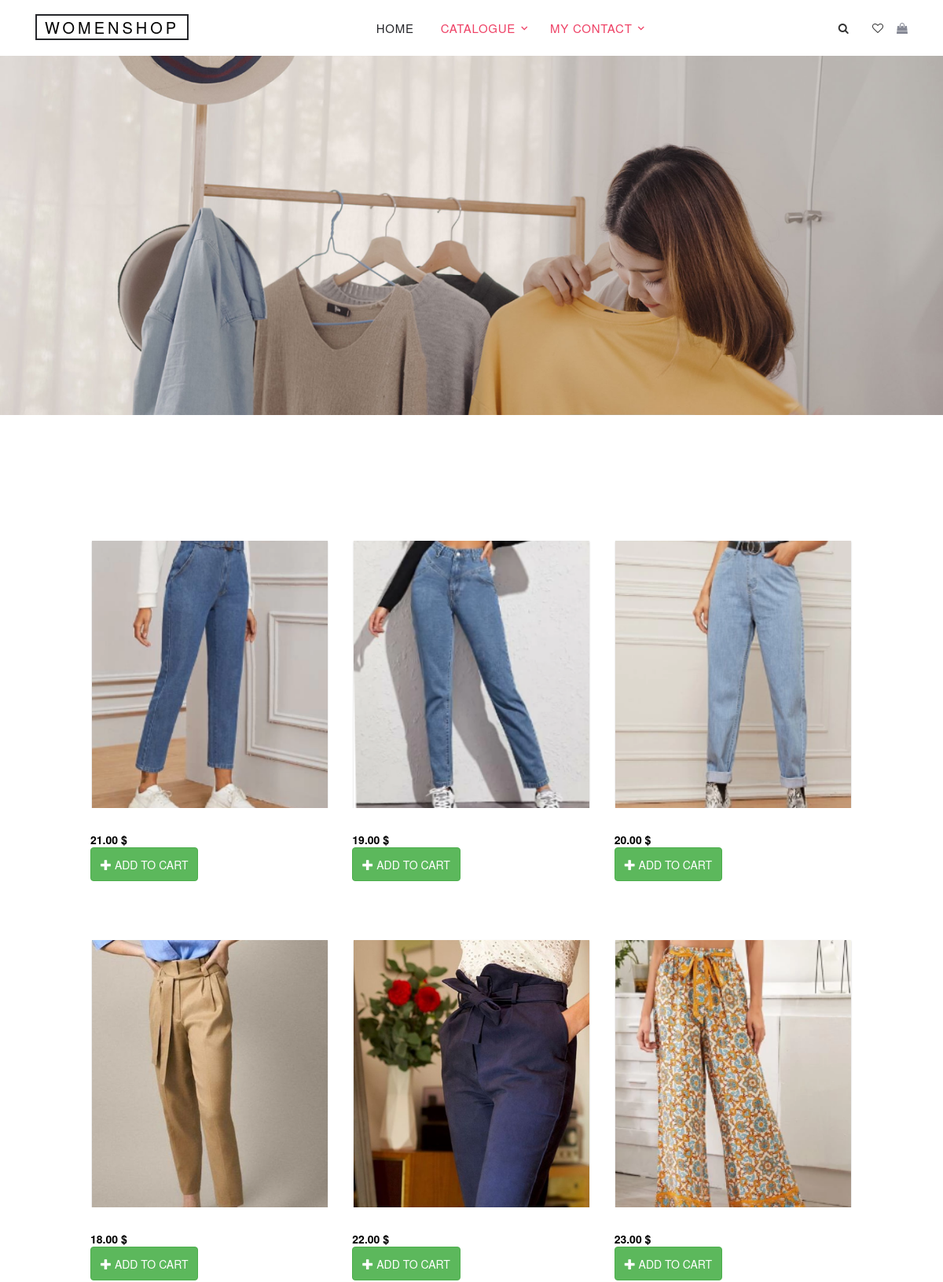
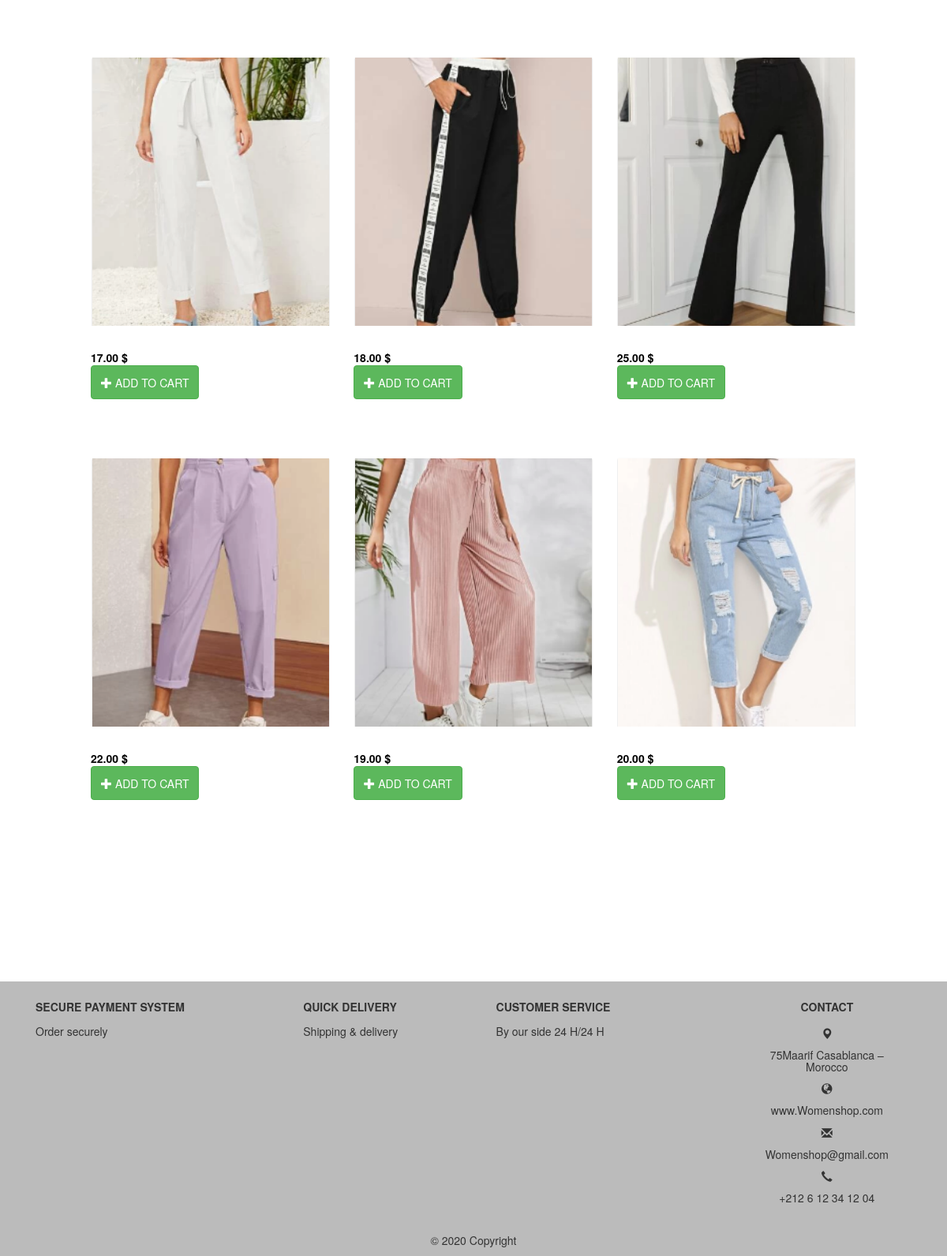
Screenshot of /Pants.php with the database file from the repository (2 pictures, top to bottom).
### tables this page shows
CREATE TABLE `produit` (
id INT UNSIGNED AUTO_INCREMENT ,
nom_prod varchar(50),
categorie varchar(50) references categories(categorie), 
prix INT,
photo varchar(50),
PRIMARY KEY  (`id`,`nom_prod`)
);

### Pants.php (the view)
<?php
require_once 'header/header.php';
require_once 'dbconnexion.php';
?>
<section>
<div id="contenu">
<div class="row" style="margin-right:100px; margin-left:100px;">
          <div class="col-lg-4 col-md-6 item-entry mb-4">
            <div class="product-item md-height bg-white d-block">
             <img src="pantalon/p1.png"  alt="Image" class="img-fluid">
            </div>
             <?php
                $reponse = $conn->query("SELECT * FROM produit where nom_prod = 'pant1'");
                $donnees = $reponse->fetch();
                ?>
            <strong class="item-price"><?php echo number_format($donnees['prix'],2)." "."$";?></strong>
            <form method="POST" action="addToPanier.php?id=<?php echo $donnees['id'];?>">
            <button type="submit" class="btn btn-success a-btn-slide-text">
            <span class="glyphicon glyphicon-plus" aria-hidden="true"></span>
            <span>Add to cart</span>
            </button>
            </form>
          </div>
         <div class="col-lg-4 col-md-6 item-entry mb-4">
            <div class="product-item md-height bg-white d-block">
             <img src="pantalon/p2.png"  alt="Image" class="img-fluid">
            </div>
             <?php
                $reponse = $conn->query("SELECT * FROM produit where nom_prod = 'pant2'");
                $donnees = $reponse->fetch();
                ?>
            <strong class="item-price"><?php echo number_format($donnees['prix'],2)." "."$";?></strong>
            <form method="POST" action="addToPanier.php?id=<?php echo $donnees['id'];?>">
            <button type="submit" class="btn btn-success a-btn-slide-text">
            <span class="glyphicon glyphicon-plus" aria-hidden="true"></span>
            <span>Add to cart</span>
            </button>            </form>
          </div>
          <div class="col-lg-4 col-md-6 item-entry mb-4">
            <div class="product-item md-height bg-white d-block">
             <img src="pantalon/p3.png"  alt="Image" class="img-fluid">
            </div>
             <?php
                $reponse = $conn->query("SELECT * FROM produit where nom_prod = 'pant3'");
                $donnees = $reponse->fetch();
                ?>
            <strong class="item-price"><?php echo number_format($donnees['prix'],2)." "."$";?></strong>
            <form method="POST" action="addToPanier.php?id=<?php echo $donnees['id'];?>">
             <button type="submit" class="btn btn-success a-btn-slide-text">
            <span class="glyphicon glyphicon-plus" aria-hidden="true"></span>
            <span>Add to cart</span>
            </button>            </form>
          </div>
          <div class="col-lg-4 col-md-6 item-entry mb-4">
            <div class="product-item md-height bg-white d-block">
             <img src="pantalon/p4.png"  alt="Image" class="img-fluid">
            </div>
             <?php
                $reponse = $conn->query("SELECT * FROM produit where nom_prod = 'pant4'");
                $donnees = $reponse->fetch();
                ?>
            <strong class="item-price"><?php echo number_format($donnees['prix'],2)." "."$";?></strong>
            <form method="POST" action="addToPanier.php?id=<?php echo $donnees['id'];?>">
            <button type="submit" class="btn btn-success a-btn-slide-text">
            <span class="glyphicon glyphicon-plus" aria-hidden="true"></span>
            <span>Add to cart</span>
            </button>            </form>
          </div>
          <div class="col-lg-4 col-md-6 item-entry mb-4">
            <div class="product-item md-height bg-white d-block">
             <img src="pantalon/p5.png"  alt="Image" class="img-fluid">
            </div>
             <?php
                $reponse = $conn->query("SELECT * FROM produit where nom_prod = 'pant5'");
                $donnees = $reponse->fetch();
                ?>
            <strong class="item-price"><?php echo number_format($donnees['prix'],2)." "."$";?></strong>
            <form method="POST" action="addToPanier.php?id=<?php echo $donnees['id'];?>">
            <button type="submit" class="btn btn-success a-btn-slide-text">
            <span class="glyphicon glyphicon-plus" aria-hidden="true"></span>
            <span>Add to cart</span>
            </button>            </form>
          </div>
          <div class="col-lg-4 col-md-6 item-entry mb-4">
            <div class="product-item md-height bg-white d-block">
             <img src="pantalon/p6.png"  alt="Image" class="img-fluid">
            </div>
             <?php
                $reponse = $conn->query("SELECT * FROM produit where nom_prod = 'pant6'");
                $donnees = $reponse->fetch();
                ?>
            <strong class="item-price"><?php echo number_format($donnees['prix'],2)." "."$";?></strong>
            <form method="POST" action="addToPanier.php?id=<?php echo $donnees['id'];?>">
            <button type="submit" class="btn btn-success a-btn-slide-text">
            <span class="glyphicon glyphicon-plus" aria-hidden="true"></span>
            <span>Add to cart</span>
            </button>            </form>
          </div>
          <div class="col-lg-4 col-md-6 item-entry mb-4">
            <div class="product-item md-height bg-white d-block">
             <img src="pantalon/p7.png"  alt="Image" class="img-fluid">
            </div>
             <?php
                $reponse = $conn->query("SELECT * FROM produit where nom_prod = 'pant7'");
                $donnees = $reponse->fetch();
                ?>
            <strong class="item-price"><?php echo number_format($donnees['prix'],2)." "."$";?></strong>
            <form method="POST" action="addToPanier.php?id=<?php echo $donnees['id'];?>">
            <button type="submit" class="btn btn-success a-btn-slide-text">
            <span class="glyphicon glyphicon-plus" aria-hidden="true"></span>
            <span>Add to cart</span>
            </button>            </form>
          </div>
          <div class="col-lg-4 col-md-6 item-entry mb-4">
            <div class="product-item md-height bg-white d-block">
             <img src="pantalon/p8.png"  alt="Image" class="img-fluid">
            </div>
             <?php
                $reponse = $conn->query("SELECT * FROM produit where nom_prod = 'pant8'");
                $donnees = $reponse->fetch();
                ?>
            <strong class="item-price"><?php echo number_format($donnees['prix'],2)." "."$";?></strong>
            <form method="POST" action="addToPanier.php?id=<?php echo $donnees['id'];?>">
             <button type="submit" class="btn btn-success a-btn-slide-text">
            <span class="glyphicon glyphicon-plus" aria-hidden="true"></span>
            <span>Add to cart</span>
            </button>            </form>
          </div>
          <div class="col-lg-4 col-md-6 item-entry mb-4">
            <div class="product-item md-height bg-white d-block">
             <img src="pantalon/p9.png"  alt="Image" class="img-fluid">
            </div>
             <?php
                $reponse = $conn->query("SELECT * FROM produit where nom_prod = 'pant9'");
                $donnees = $reponse->fetch();
                ?>
            <strong class="item-price"><?php echo number_format($donnees['prix'],2)." "."$";?></strong>
            <form method="POST" action="addToPanier.php?id=<?php echo $donnees['id'];?>">
            <button type="submit" class="btn btn-success a-btn-slide-text">
            <span class="glyphicon glyphicon-plus" aria-hidden="true"></span>
            <span>Add to cart</span>
            </button>            </form>
          </div>
          <div class="col-lg-4 col-md-6 item-entry mb-4">
            <div class="product-item md-height bg-white d-block">
             <img src="pantalon/p10.png"  alt="Image" class="img-fluid">
            </div>
               <?php
                $reponse = $conn->query("SELECT * FROM produit where nom_prod = 'pant10'");
                $donnees = $reponse->fetch();
                ?>
            <strong class="item-price"><?php echo number_format($donnees['prix'],2)." "."$";?></strong>
            <form method="POST" action="addToPanier.php?id=<?php echo $donnees['id'];?>">
            <button type="submit" class="btn btn-success a-btn-slide-text">
            <span class="glyphicon glyphicon-plus" aria-hidden="true"></span>
            <span>Add to cart</span>
            </button>            </form>
          </div>
          <div class="col-lg-4 col-md-6 item-entry mb-4">
            <div class="product-item md-height bg-white d-block">
             <img src="pantalon/p11.png"  alt="Image" class="img-fluid">
            </div>
             <?php
                $reponse = $conn->query("SELECT * FROM produit where nom_prod = 'pant11'");
                $donnees = $reponse->fetch();
                ?>
            <strong class="item-price"><?php echo number_format($donnees['prix'],2)." "."$";?></strong>
            <form method="POST" action="addToPanier.php?id=<?php echo $donnees['id'];?>">
            <button type="submit" class="btn btn-success a-btn-slide-text">
            <span class="glyphicon glyphicon-plus" aria-hidden="true"></span>
            <span>Add to cart</span>
            </button>            </form>
          </div>
          <div class="col-lg-4 col-md-6 item-entry mb-4">
            <div class="product-item md-height bg-white d-block">
             <img src="pantalon/p12.png"  alt="Image" class="img-fluid">
            </div>
             <?php
                $reponse = $conn->query("SELECT * FROM produit where nom_prod = 'pant12'");
                $donnees = $reponse->fetch();
                ?>
            <strong class="item-price"><?php echo number_format($donnees['prix'],2)." "."$";?></strong>
            <form method="POST" action="addToPanier.php?id=<?php echo $donnees['id'];?>">
            <button type="submit" class="btn btn-success a-btn-slide-text">
            <span class="glyphicon glyphicon-plus" aria-hidden="true"></span>
            <span>Add to cart</span>
            </button>
            </form>
          </div>
        </div>
      </div>
    </section>
<?php
require_once 'footer.php';
?>

### rows the page displays
produit: prix "21.00"
produit: prix "19.00"
produit: prix "20.00"
produit: prix "18.00"
produit: prix "22.00"
produit: prix "23.00"
produit: prix "17.00"
produit: prix "18.00"
produit: prix "25.00"
produit: prix "22.00"
produit: prix "19.00"
produit: prix "20.00"
